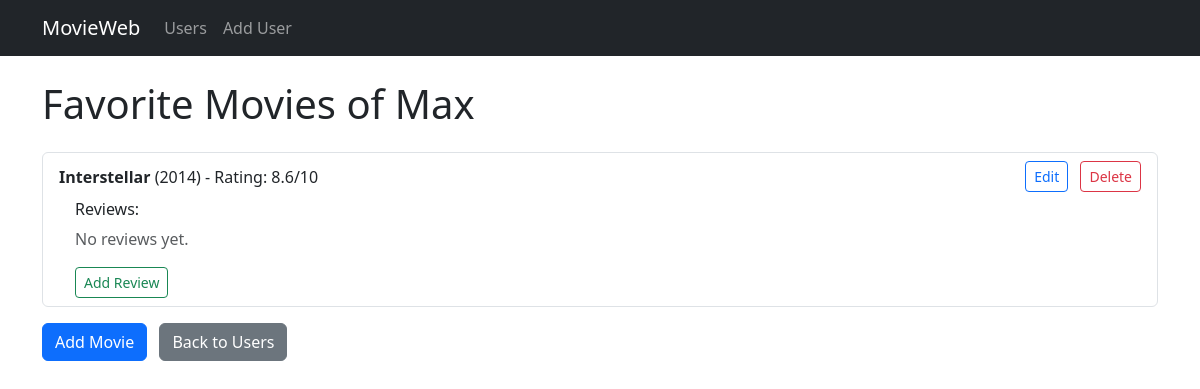
The page /users/2 on the database as committed earlier.
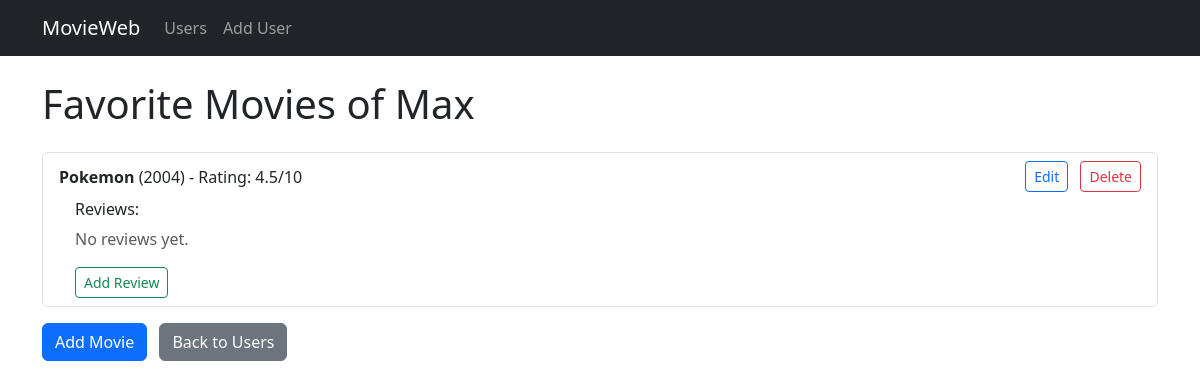
The same page on the database as committed later.
### datamanager/models.py (models this page shows)
class Movie(Base):
    __tablename__ = "movies"
    id = Column(Integer, primary_key=True)
    name = Column(String(100), nullable=False)
    director = Column(String(100), nullable=True)
    year = Column(Integer, nullable=True)
    rating = Column(Float, nullable=True)
    user_id = Column(Integer, ForeignKey("users.id"))
    user = relationship("User", back_populates="movies")
    reviews = relationship("Review", back_populates="movie")  # Neue Beziehung

### app.py (the view)
@app.route('/users/<int:user_id>')
def user_movies(user_id):
    user = get_user_or_404(user_id)
    movies = data_manager.get_user_movies(user_id)
    return render_template('user_movies.html', user=user, movies=movies, data_manager=data_manager)

### app.py (called while the page is built)
def get_user_or_404(user_id):
    user = data_manager.get_user_by_id(user_id)
    if not user:
        abort(404, description="User not found")
    return user

### datamanager/sqlite_data_manager.py (called while the page is built)
    def get_user_by_id(self, user_id):
        session = self.Session()
        try:
            user = session.query(User).filter_by(id=user_id).first()
            if user:
                return {"id": user.id, "name": user.name}
            return None
        finally:
            session.close()

    def get_user_movies(self, user_id):
        session = self.Session()
        try:
            movies = (
                session.query(Movie)
                .join(User, Movie.user_id == User.id)
                .filter(User.id == user_id)
                .all()
            )
            return [
                {
                    "id": movie.id,
                    "name": movie.name,
                    "director": movie.director,
                    "year": movie.year,
                    "rating": movie.rating,
                }
                for movie in movies
            ]
        finally:
            session.close()

### templates/user_movies.html (shortened to what this page needs)
{% extends "base.html" %}
{% block content %}
<h1 class="mb-4">Favorite Movies of {{ user.name }}</h1>
{% if movies %}
  <ul class="list-group mb-3">
    {% for movie in movies %}
      <li class="list-group-item">
        <div class="d-flex justify-content-between align-items-center mb-2">
          <div>
            <strong>{{ movie.name }}</strong> ({{ movie.year }}) - Rating: {{ movie.rating }}/10
          </div>
          <div>
            <a href="{{ url_for('update_movie', user_id=user.id, movie_id=movie.id) }}"
               class="btn btn-sm btn-outline-primary me-2">Edit</a>
            <a href="{{ url_for('delete_movie', user_id=user.id, movie_id=movie.id) }}"
               class="btn btn-sm btn-outline-danger"
               onclick="return confirm('Are you sure you want to delete this movie?');">Delete</a>
          </div>
        </div>
        <div class="ms-3">
          <h6>Reviews:</h6>
          {% set reviews = data_manager.get_reviews_for_movie(movie.id) %}
          {% if reviews %}
            <ul class="list-unstyled">
              {% for review in reviews %}
                <li class="mb-2">
                  <strong>{{ review.username }}</strong> rated it {{ review.rating }}/10<br>
                  <em>{{ review.review_text }}</em>
                </li>
              {% endfor %}
            </ul>
          {% else %}
            <p class="text-muted">No reviews yet.</p>
          {% endif %}
          <a href="{{ url_for('add_review', user_id=user.id, movie_id=movie.id) }}"
             class="btn btn-sm btn-outline-success">Add Review</a>
        </div>
      </li>
    {% endfor %}
  </ul>
{% else %}
  <p>No movies found.</p>
{% endif %}
<a href="{{ url_for('add_movie', user_id=user.id) }}" class="btn btn-primary me-2">Add Movie</a>
<a href="{{ url_for('list_users') }}" class="btn btn-secondary">Back to Users</a>
{% endblock %}

Rows that differ between the two databases and show on the page:
removed Movie: name "Interstellar", year "2014", rating "8.6"
added Movie: name "Pokemon", year "2004", rating "4.5"
